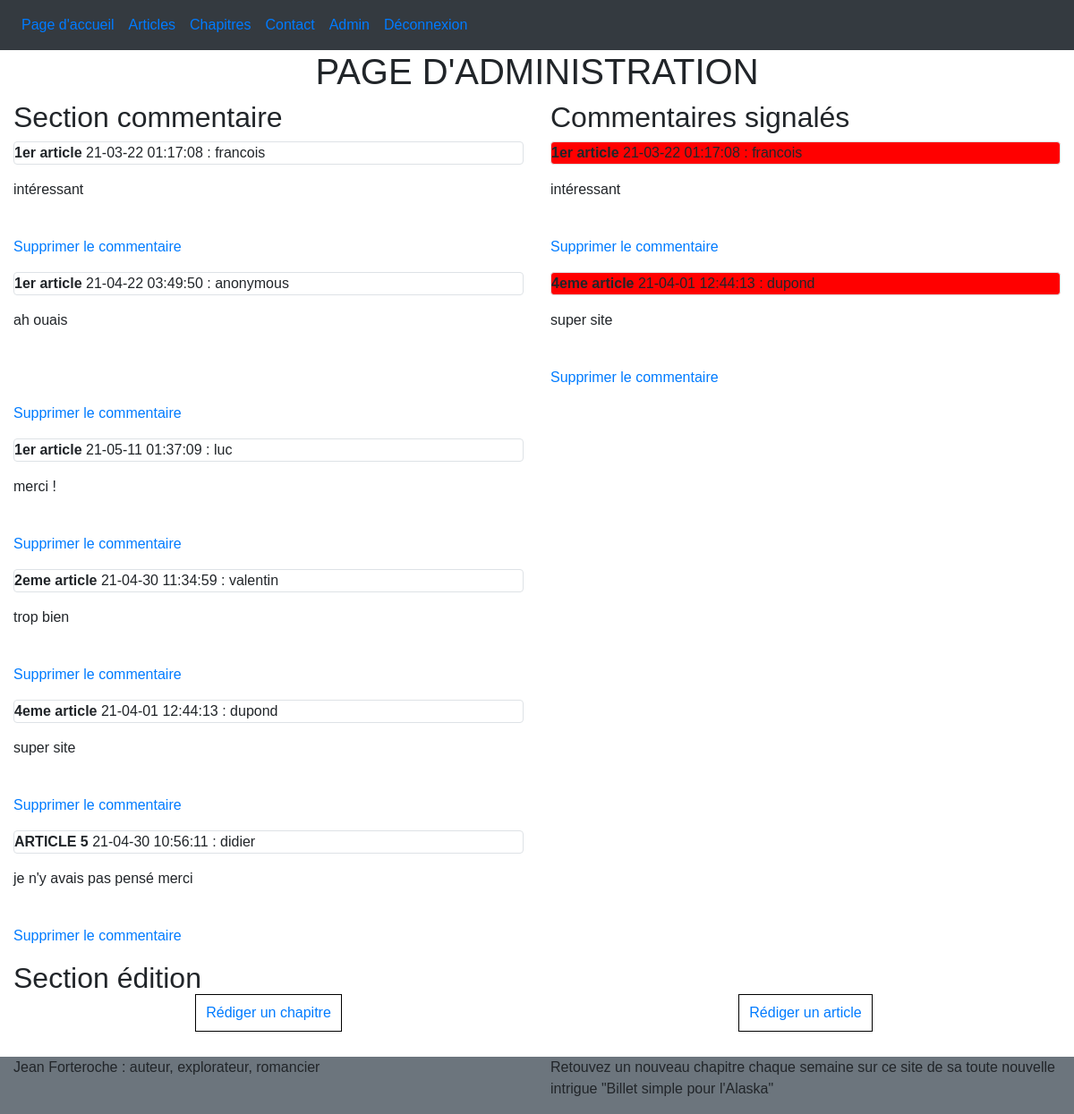
/index.php?action=administration (signed in), run on an earlier commit of the app's database.
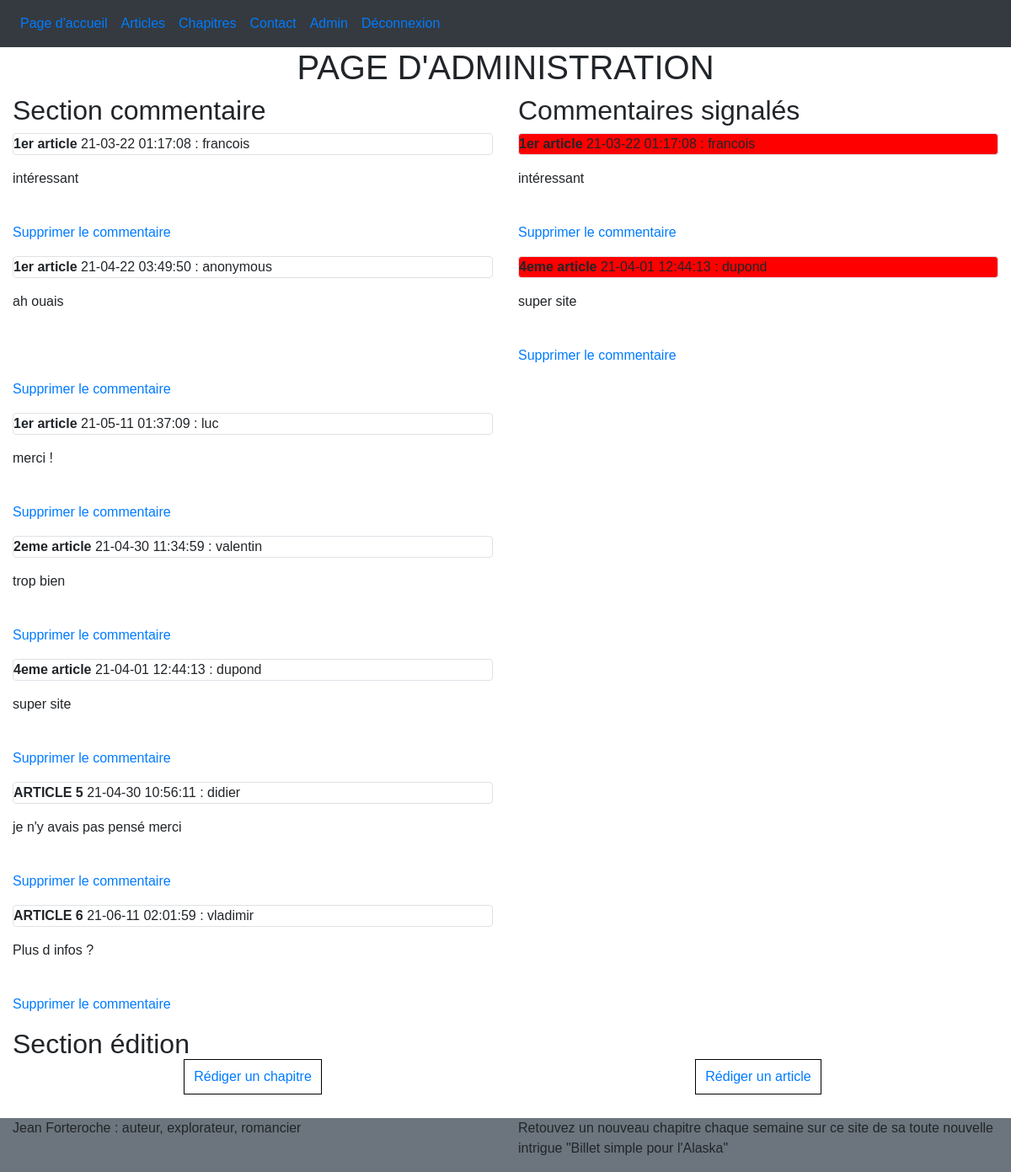
And on a later commit of the database.
### tables this page shows
CREATE TABLE `posts` (
  `id_post` int(11) NOT NULL,
  `article_commenté` text NOT NULL,
  `cal` text NOT NULL,
  `pseudo` text NOT NULL,
  `contenu` text NOT NULL,
  `signale` tinyint(1) NOT NULL DEFAULT '0'
);

### model/post_manager.php (called while the page is built, shortened)
<?php
    class PostManager extends Manager {
        public function getAllPosts() {
            $db = $this -> dbconnect();
            $req = $db -> query("SELECT * FROM posts ORDER BY article_commenté");
            $req -> execute();
            return $req;
        }
        public function getReportedPosts() {
            $db = $this -> dbconnect();
            $req = $db -> query("SELECT * FROM posts WHERE signale = 1 ORDER BY article_commenté ");
            $req -> execute();
            return $req;
        }
    }
?>

### controller/post_controller.php (called while the page is built, shortened)
<?php
require_once('model/post_manager.php');
class PostController {
    public function afficheAllPost() {
        $postManager = new PostManager;
        $reponse = $postManager -> getAllPosts();
        return($reponse);
    }
    public function afficheReportedPost() {
        $postManager = new PostManager;
        $reponse = $postManager -> getReportedPosts();
        return($reponse);
    }
}
?>

### view/administration.php (the view, shortened to what this page needs)
<?php
    $post_controller = new PostController;
    $reponse = $post_controller -> afficheAllPost();
    $retour = $post_controller -> afficheReportedPost();
?>
    <h1 class="text-center">PAGE D'ADMINISTRATION </h1>
    <div class="container-fluid">
        <div class="row">
            <div class="col-sm-12 col-lg-6 ">
            <h2>Section commentaire</h2>
                <?php
                    while($donnes = $reponse -> fetch()) {
                ?>
                <p class="border rounded">
                    <strong><?php echo $donnes['article_commenté']; ?></strong> <?php echo $donnes['cal']; ?> : <?php echo $donnes['pseudo']; ?> <br/>
                    <?php echo html_entity_decode($donnes['contenu']); ?> <br/>
                    <a href="\Projet4\index.php?action=delComms&id=<?php echo $donnes['id_post'] ?>">Supprimer le commentaire </a>
                </p>
                <?php
                    }
                ?>
            </div>
            <div class="col-sm-12 col-lg-6">
                <h2>Commentaires signalés</h2>
                <?php
                    while($data = $retour -> fetch()) {
                ?>
                <p class="border rounded" style="background-color:red">
                    <strong><?php echo $data['article_commenté']; ?></strong> <?php echo $data['cal']; ?> : <?php echo $data['pseudo']; ?> <br/>
                    <?php echo html_entity_decode($data['contenu']); ?> <br/>
                    <a href="\Projet4\index.php?action=delComms&id=<?php echo $data['id_post'] ?>">Supprimer le commentaire </a>
                </p>
                <?php
                    }
                ?>
            </div>
        </div>
        <h2> Section édition</h2>
        <div class="row">
            <div class="col-6 text-center">
                <a href="\Projet4\index.php?action=writeChapter" class="adminButton" > Rédiger un chapitre </a>
            </div>
            <div class="col-6 text-center">
                <a href="\Projet4\index.php?action=writeArticle" class="adminButton" > Rédiger un article </a>
            </div>
        </div>
    </div>
<?php $content = ob_get_clean(); ?>
<?php require('template.php'); ?>

### index.php (shortened to what this page needs)
<?php
    require_once('controller/post_controller.php');
    if (isset($_GET['action']))
        $page = $_GET['action'];
    else
        $page = 'Accueil';
    switch ($page) {
        case 'administration':
            include('view/administration.php');
            break;
    }
?>

### view/template.php (shortened to what this page needs)
<!DOCTYPE html>
<html>
    <head>
        <link rel="stylesheet" href="https://stackpath.bootstrapcdn.com/bootstrap/4.4.1/css/bootstrap.min.css">
        <link rel="stylesheet" href="/Projet4/public/css/style.css">
    </head>
    <body>
        <header>
            <?php require('menu.php'); ?>
        </header>
        <?= $content ?>
        <footer>
            <?php require('footer.php'); ?>
        </footer>
    </body>
</html>

### view/menu.php (shortened to what this page needs)
<nav class="navbar navbar-expand-lg bg-dark">
    <ul id="navbarContent" class="navbar-nav show" >
        <li class="nav-item-active"><a class="nav-link" href="/Projet4/index.php"> Page d'accueil </a></li>
        <li class="nav-item"><a class="nav-link" href="/Projet4/index.php?action=articles"> Articles </a></li>
        <li class="nav-item"><a class="nav-link" href="/Projet4/index.php?action=chapitres" > Chapitres </a></li>
        <li class="nav-item"><a class="nav-link" href="/Projet4/index.php?action=contact" > Contact </a></li>
        <?php
            if(isset($_SESSION['pseudo'])) {
        ?>
            <li class="nav-item"><a class="nav-link" href="/Projet4/index.php?action=administration" > Admin </a></li>
            <li class="nav-item"><a class="nav-link deco" href="/Projet4/index.php?action=deconnexion" style='display: block;'> Déconnexion </a></li>
        <?php
            }
        ?>
    </ul>
</nav>

### view/footer.php
<footer class="container-fluid bg-secondary">
    <div class="row">
        <p class="col-sm-12 col-lg-6">Jean Forteroche : auteur, explorateur, romancier</p>
        <p class="colsm-12 col-lg-6">Retouvez un nouveau chapitre chaque semaine sur ce site de sa toute nouvelle intrigue "Billet simple pour l'Alaska"</p>
    </div>
</footer>

### public/css/style.css (style rules this page uses)
* { box-sizing: border-box }
body { font-family: Verdana, sans-serif; margin:0 }
.deco { display: none; }
.adminButton { border: 1px solid black; padding: 2%; text-decoration: none; }
footer { margin-top: 3%; }

What changed in the data, as far as the page shows it:
added posts: article_commenté "ARTICLE 6", cal "21-06-11 02:01:59", pseudo "vladimir", contenu "Plus d infos ?", shown under "Section commentaire"
